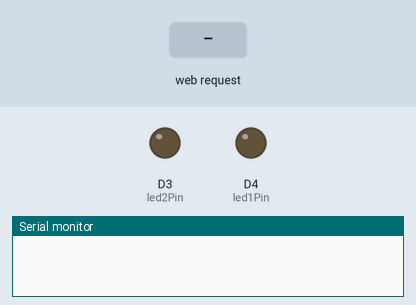
Recording of a sketch running on a simulated ESP8266 (NodeMCU). On the bench: output pins drawn as LEDs (lit = HIGH), the last lines printed to the serial monitor. The inputs (shaded band) are chosen by the test bench.

Above: at 1.2 s.
1.3 s: HTTP request GET /led1on received
At 1.7 s:
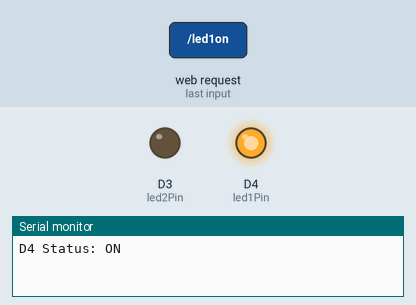
2.8 s: HTTP request GET /led2on received
At 4.0 s:
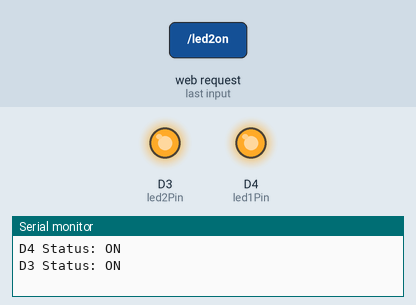
4.3 s: HTTP request GET /led1off received
At 5.2 s:
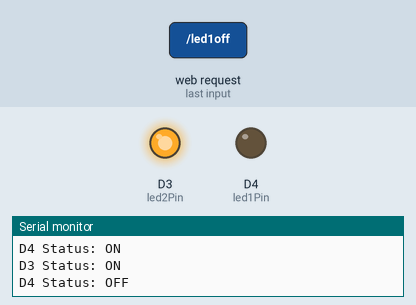
5.8 s: HTTP request GET /led2off received
At 6.3 s:
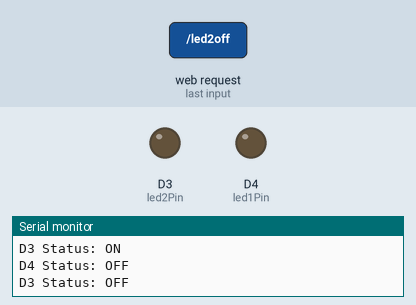
Timing chart, 0 to 8.3 s (numbered marks = the images above; inputs shaded):
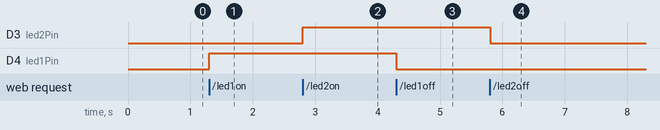

Measured:
- after the input at 1.3 s, D4 (led1Pin): LOW → HIGH at once
- after the input at 2.8 s, D3 (led2Pin): LOW → HIGH at once
- after the input at 4.3 s, D4 (led1Pin): HIGH → LOW at once
- after the input at 5.8 s, D3 (led2Pin): HIGH → LOW at once

The sketch:

2softAP2LED.ino
```cpp
//softAP test OK good 20200911
//WiFi 설정 AI-TINKER_xxxxxx 연결
//192.168.4.1/read
//192.168.4.1/led/1 ;on
//192.168.4.1/led/0 ;off

#include <ESP8266WiFi.h>
#include <ESP8266WebServer.h>
//////////////////////
// WiFi Definitions //
//////////////////////
const char WiFiAPPSK[] = "kiki";
//const char* ssid = ""; // wifi 이름
//const char* password = "";//패스워드

/////////////////////
// Pin Definitions //
/////////////////////
const int led1Pin = D4; // Thing's onboard, green LED
const int led2Pin = D3;
bool LED1status = LOW;
bool LED2status = LOW;

//const int adcPin = A0; // The only analog pin on the Thing
//const int swPin = D2; // Digital pin to be read
//const int pwrPin = D5; //analog power source

//WiFiServer server(80);
ESP8266WebServer server(80);
void setup()
{
  initHardware();
  setupWiFi();
//handle

  server.on("/", handle_OnConnect);
  server.on("/led1on", handle_led1on);
  server.on("/led1off", handle_led1off);
  server.on("/led2on", handle_led2on);
  server.on("/led2off", handle_led2off);
  server.onNotFound(handle_NotFound);

  server.begin();
}

void loop()
{
  // Check if a client has connected
///  WiFiClient client = server.available();
///  if (!client) {
///    return;
///  }

  server.handleClient();
  if(LED1status){
    digitalWrite(led1Pin, HIGH);
  } else {
    digitalWrite(led1Pin, LOW);
  }

  if(LED2status){
    digitalWrite(led2Pin, HIGH);
  } else {
    digitalWrite(led2Pin, LOW);
  }
}

void handle_OnConnect() {
  LED1status = LOW;
  LED2status = LOW;
  Serial.println("D4 Status: OFF | D3 Status: OFF");
  server.send(200, "text/html", SendHTML(LED1status,LED2status));
}

void handle_led1on() {
  LED1status = HIGH;
  Serial.println("D4 Status: ON");
  server.send(200, "text/html", SendHTML(true,LED2status));
}

void handle_led1off() {
  LED1status = LOW;
  Serial.println("D4 Status: OFF");
  server.send(200, "text/html", SendHTML(false,LED2status));
}

void handle_led2on() {
  LED2status = HIGH;
  Serial.println("D3 Status: ON");
  server.send(200, "text/html", SendHTML(LED1status,true));
}

void handle_led2off() {
  LED2status = LOW;
  Serial.println("D3 Status: OFF");
  server.send(200, "text/html", SendHTML(LED1status,false));
}

void handle_NotFound(){
  server.send(404, "text/plain", "Not found");
}

String SendHTML(uint8_t led1stat,uint8_t led2stat){
  String ptr = "<!DOCTYPE html> <html>\n";
  ptr +="<head><meta name=\"viewport\" content=\"width=device-width, initial-scale=1.0, user-scalable=no\">\n";
  ptr +="<title>LED Control</title>\n";
  ptr +="<style>html { font-family: Helvetica; display: inline-block; margin: 0px auto; text-align: center;}\n";
  ptr +="body{margin-top: 50px;} h1 {color: #444444;margin: 50px auto 30px;} h3 {color: #444444;margin-bottom: 50px;}\n";
  ptr +=".button {display: block;width: 80px;background-color: #1abc9c;border: none;color: white;padding: 13px 30px;text-decoration: none;font-size: 25px;margin: 0px auto 35px;cursor: pointer;border-radius: 4px;}\n";
  ptr +=".button-on {background-color: #1abc9c;}\n";
  ptr +=".button-on:active {background-color: #16a085;}\n";
  ptr +=".button-off {background-color: #34495e;}\n";
  ptr +=".button-off:active {background-color: #2c3e50;}\n";
  ptr +="p {font-size: 14px;color: #888;margin-bottom: 10px;}\n";
  ptr +="</style>\n";
  ptr +="</head>\n";
  ptr +="<body>\n";
  ptr +="<h1>ESP8266 Web Server</h1>\n";
  ptr +="<h3>Using Access Point(AP) Mode</h3>\n";

   if(led1stat)
  {ptr +="<p>LED1 Status: ON</p><a class=\"button button-off\" href=\"/led1off\">OFF</a>\n";}
  else
  {ptr +="<p>LED1 Status: OFF</p><a class=\"button button-on\" href=\"/led1on\">ON</a>\n";}

  if(led2stat)
  {ptr +="<p>LED2 Status: ON</p><a class=\"button button-off\" href=\"/led2off\">OFF</a>\n";}
  else
  {ptr +="<p>LED2 Status: OFF</p><a class=\"button button-on\" href=\"/led2on\">ON</a>\n";}

  ptr +="</body>\n";
  ptr +="</html>\n";
  return ptr;
}

void setupWiFi()
{
  WiFi.mode(WIFI_AP); //softAP
  //AI-THINKER_DA3BD9
  // Do a little work to get a unique-ish name. Append the
  // last two bytes of the MAC (HEX'd) to "Thing-":
  uint8_t mac[WL_MAC_ADDR_LENGTH];
  WiFi.softAPmacAddress(mac);
  String macID = String(mac[WL_MAC_ADDR_LENGTH - 2], HEX) +
                 String(mac[WL_MAC_ADDR_LENGTH - 1], HEX);
  macID.toUpperCase();
  String AP_NameString = "ESP8266 Thing " + macID;

  char AP_NameChar[AP_NameString.length() + 1];
  memset(AP_NameChar, 0, AP_NameString.length() + 1);

  for (int i=0; i<AP_NameString.length(); i++)
    AP_NameChar[i] = AP_NameString.charAt(i);

  WiFi.softAP(AP_NameChar, WiFiAPPSK);
}

void initHardware()
{
  Serial.begin(115200);
///  pinMode(swPin, INPUT_PULLUP);
  pinMode(led1Pin, OUTPUT);
  pinMode(led2Pin, OUTPUT);

///  pinMode(pwrPin, OUTPUT);
///  digitalWrite(pwrPin, HIGH);
  digitalWrite(led1Pin, LOW);
  digitalWrite(led2Pin, LOW);
  // Don't need to set ANALOG_PIN as input,
}
```
